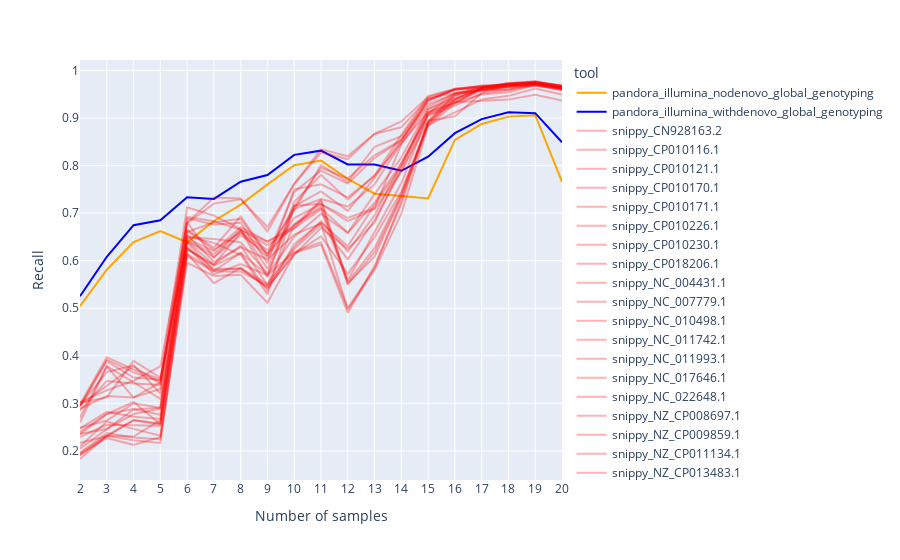

Here is the notebook cell this chart was saved with:
### Code cell
fig_recall = px.line(merged_data, x="NB_OF_SAMPLES", y="recall", color='tool', color_discrete_sequence=merged_data["colour"])
fig_recall.update_layout(
    xaxis = dict(
        tickmode = 'linear',
        tick0 = 2,
        dtick = 1
    ),
    yaxis_title="Recall",
    xaxis_title="Number of samples",
    
)
fig_recall

### Figure 1 — Plotly figure (JSON) as saved in the notebook; plotly's stock layout.template omitted (floating-point values rounded to 4 significant figures)
{"data": [{"hoverlabel": {"namelength": 0}, "hovertemplate": "tool=pandora_illumina_nodenovo_global_genotyping<br>NB_OF_SAMPLES=%{x}<br>recall=%{y}", "legendgroup": "pandora_illumina_nodenovo_global_genotyping", "line": {"color": "orange", "dash": "solid"}, "mode": "lines", "name": "pandora_illumina_nodenovo_global_genotyping", "showlegend": true, "type": "scatter", "x": [2, 3, 4, 5, 6, 7, 8, 9, 10, 11, 12, 13, 14, 15, 16, 17, 18, 19, 20], "xaxis": "x", "y": [0.5042, 0.5808, 0.639, 0.6622, 0.6387, 0.6834, 0.7179, 0.7605, 0.8006, 0.8105, 0.7719, 0.7407, 0.7358, 0.7308, 0.854, 0.8874, 0.9028, 0.9059, 0.7658], "yaxis": "y"}, {"hoverlabel": {"namelength": 0}, "hovertemplate": "tool=pandora_illumina_withdenovo_global_genotyping<br>NB_OF_SAMPLES=%{x}<br>recall=%{y}", "legendgroup": "pandora_illumina_withdenovo_global_genotyping", "line": {"color": "blue", "dash": "solid"}, "mode": "lines", "name": "pandora_illumina_withdenovo_global_genotyping", "showlegend": true, "type": "scatter", "x": [2, 3, 4, 5, 6, 7, 8, 9, 10, 11, 12, 13, 14, 15, 16, 17, 18, 19, 20], "xaxis": "x", "y": [0.5252, 0.6082, 0.6746, 0.6848, 0.7334, 0.7298, 0.7659, 0.7801, 0.8224, 0.8313, 0.8022, 0.8023, 0.789, 0.8185, 0.8681, 0.8976, 0.9121, 0.9101, 0.849], "yaxis": "y"}, {"hoverlabel": {"namelength": 0}, "hovertemplate": "tool=snippy_CN928163.2<br>NB_OF_SAMPLES=%{x}<br>recall=%{y}", "legendgroup": "snippy_CN928163.2", "line": {"color": "rgba(255,0,0,0.3)", "dash": "solid"}, "mode": "lines", "name": "snippy_CN928163.2", "showlegend": true, "type": "scatter", "x": [2, 3, 4, 5, 6, 7, 8, 9, 10, 11, 12, 13, 14, 15, 16, 17, 18, 19, 20], "xaxis": "x", "y": [0.2848, 0.347, 0.3417, 0.3388, 0.692, 0.683, 0.6648, 0.5649, 0.7235, 0.7805, 0.7283, 0.7793, 0.8477, 0.9366, 0.9597, 0.9637, 0.9734, 0.9749, 0.9642], "yaxis": "y"}, {"hoverlabel": {"namelength": 0}, "hovertemplate": "tool=snippy_CP010116.1<br>NB_OF_SAMPLES=%{x}<br>recall=%{y}", "legendgroup": "snippy_CP010116.1", "line": {"color": "rgba(255,0,0,0.3)", "dash": "solid"}, "mode": "lines", "name": "snippy_CP010116.1", "showlegend": true, "type": "scatter", "x": [2, 3, 4, 5, 6, 7, 8, 9, 10, 11, 12, 13, 14, 15, 16, 17, 18, 19, 20], "xaxis": "x", "y": [0.2171, 0.2308, 0.2644, 0.2555, 0.6494, 0.6456, 0.6386, 0.5732, 0.7086, 0.7293, 0.7137, 0.7603, 0.8475, 0.9122, 0.9329, 0.9359, 0.9386, 0.949, 0.9366], "yaxis": "y"}, {"hoverlabel": {"namelength": 0}, "hovertemplate": "tool=snippy_CP010121.1<br>NB_OF_SAMPLES=%{x}<br>recall=%{y}", "legendgroup": "snippy_CP010121.1", "line": {"color": "rgba(255,0,0,0.3)", "dash": "solid"}, "mode": "lines", "name": "snippy_CP010121.1", "showlegend": true, "type": "scatter", "x": [2, 3, 4, 5, 6, 7, 8, 9, 10, 11, 12, 13, 14, 15, 16, 17, 18, 19, 20], "xaxis": "x", "y": [0.236, 0.2458, 0.2869, 0.2906, 0.6514, 0.6375, 0.6123, 0.529, 0.716, 0.7193, 0.6896, 0.7109, 0.8439, 0.9238, 0.9521, 0.9575, 0.9712, 0.9739, 0.9642], "yaxis": "y"}, {"hoverlabel": {"namelength": 0}, "hovertemplate": "tool=snippy_CP010170.1<br>NB_OF_SAMPLES=%{x}<br>recall=%{y}", "legendgroup": "snippy_CP010170.1", "line": {"color": "rgba(255,0,0,0.3)", "dash": "solid"}, "mode": "lines", "name": "snippy_CP010170.1", "showlegend": true, "type": "scatter", "x": [2, 3, 4, 5, 6, 7, 8, 9, 10, 11, 12, 13, 14, 15, 16, 17, 18, 19, 20], "xaxis": "x", "y": [0.1945, 0.2316, 0.2301, 0.2645, 0.6272, 0.5827, 0.5832, 0.5444, 0.6124, 0.6691, 0.6247, 0.6799, 0.7973, 0.9184, 0.9415, 0.9629, 0.9694, 0.9735, 0.963], "yaxis": "y"}, {"hoverlabel": {"namelength": 0}, "hovertemplate": "tool=snippy_CP010171.1<br>NB_OF_SAMPLES=%{x}<br>recall=%{y}", "legendgroup": "snippy_CP010171.1", "line": {"color": "rgba(255,0,0,0.3)", "dash": "solid"}, "mode": "lines", "name": "snippy_CP010171.1", "showlegend": true, "type": "scatter", "x": [2, 3, 4, 5, 6, 7, 8, 9, 10, 11, 12, 13, 14, 15, 16, 17, 18, 19, 20], "xaxis": "x", "y": [0.2046, 0.2457, 0.2774, 0.289, 0.6247, 0.5896, 0.6158, 0.5368, 0.6348, 0.6803, 0.6304, 0.7171, 0.7985, 0.9089, 0.9326, 0.9495, 0.954, 0.9693, 0.9623], "yaxis": "y"}, {"hoverlabel": {"namelength": 0}, "hovertemplate": "tool=snippy_CP010226.1<br>NB_OF_SAMPLES=%{x}<br>recall=%{y}", "legendgroup": "snippy_CP010226.1", "line": {"color": "rgba(255,0,0,0.3)", "dash": "solid"}, "mode": "lines", "name": "snippy_CP010226.1", "showlegend": true, "type": "scatter", "x": [2, 3, 4, 5, 6, 7, 8, 9, 10, 11, 12, 13, 14, 15, 16, 17, 18, 19, 20], "xaxis": "x", "y": [0.1919, 0.2271, 0.2127, 0.2291, 0.5953, 0.5677, 0.5702, 0.5113, 0.6141, 0.6512, 0.572, 0.6494, 0.7456, 0.8854, 0.9119, 0.939, 0.9465, 0.962, 0.9495], "yaxis": "y"}, {"hoverlabel": {"namelength": 0}, "hovertemplate": "tool=snippy_CP010230.1<br>NB_OF_SAMPLES=%{x}<br>recall=%{y}", "legendgroup": "snippy_CP010230.1", "line": {"color": "rgba(255,0,0,0.3)", "dash": "solid"}, "mode": "lines", "name": "snippy_CP010230.1", "showlegend": true, "type": "scatter", "x": [2, 3, 4, 5, 6, 7, 8, 9, 10, 11, 12, 13, 14, 15, 16, 17, 18, 19, 20], "xaxis": "x", "y": [0.1829, 0.2317, 0.2646, 0.2578, 0.6401, 0.5916, 0.6312, 0.5483, 0.6752, 0.7102, 0.6585, 0.7399, 0.8168, 0.9194, 0.9462, 0.959, 0.9659, 0.9694, 0.9595], "yaxis": "y"}, {"hoverlabel": {"namelength": 0}, "hovertemplate": "tool=snippy_CP018206.1<br>NB_OF_SAMPLES=%{x}<br>recall=%{y}", "legendgroup": "snippy_CP018206.1", "line": {"color": "rgba(255,0,0,0.3)", "dash": "solid"}, "mode": "lines", "name": "snippy_CP018206.1", "showlegend": true, "type": "scatter", "x": [2, 3, 4, 5, 6, 7, 8, 9, 10, 11, 12, 13, 14, 15, 16, 17, 18, 19, 20], "xaxis": "x", "y": [0.2484, 0.2638, 0.3001, 0.2906, 0.689, 0.6759, 0.6794, 0.5947, 0.75, 0.7604, 0.7332, 0.7784, 0.8644, 0.9459, 0.9613, 0.967, 0.9715, 0.9736, 0.9638], "yaxis": "y"}, {"hoverlabel": {"namelength": 0}, "hovertemplate": "tool=snippy_NC_004431.1<br>NB_OF_SAMPLES=%{x}<br>recall=%{y}", "legendgroup": "snippy_NC_004431.1", "line": {"color": "rgba(255,0,0,0.3)", "dash": "solid"}, "mode": "lines", "name": "snippy_NC_004431.1", "showlegend": true, "type": "scatter", "x": [2, 3, 4, 5, 6, 7, 8, 9, 10, 11, 12, 13, 14, 15, 16, 17, 18, 19, 20], "xaxis": "x", "y": [0.2958, 0.3657, 0.3798, 0.3213, 0.6546, 0.5976, 0.6286, 0.6024, 0.655, 0.678, 0.4976, 0.5802, 0.6987, 0.8826, 0.9302, 0.9639, 0.9724, 0.9777, 0.9676], "yaxis": "y"}, {"hoverlabel": {"namelength": 0}, "hovertemplate": "tool=snippy_NC_007779.1<br>NB_OF_SAMPLES=%{x}<br>recall=%{y}", "legendgroup": "snippy_NC_007779.1", "line": {"color": "rgba(255,0,0,0.3)", "dash": "solid"}, "mode": "lines", "name": "snippy_NC_007779.1", "showlegend": true, "type": "scatter", "x": [2, 3, 4, 5, 6, 7, 8, 9, 10, 11, 12, 13, 14, 15, 16, 17, 18, 19, 20], "xaxis": "x", "y": [0.1959, 0.2374, 0.2284, 0.2244, 0.6141, 0.5792, 0.584, 0.5513, 0.6286, 0.683, 0.6195, 0.6954, 0.8043, 0.9118, 0.9389, 0.9615, 0.9688, 0.9728, 0.9622], "yaxis": "y"}, {"hoverlabel": {"namelength": 0}, "hovertemplate": "tool=snippy_NC_010498.1<br>NB_OF_SAMPLES=%{x}<br>recall=%{y}", "legendgroup": "snippy_NC_010498.1", "line": {"color": "rgba(255,0,0,0.3)", "dash": "solid"}, "mode": "lines", "name": "snippy_NC_010498.1", "showlegend": true, "type": "scatter", "x": [2, 3, 4, 5, 6, 7, 8, 9, 10, 11, 12, 13, 14, 15, 16, 17, 18, 19, 20], "xaxis": "x", "y": [0.27, 0.3778, 0.3122, 0.3438, 0.6602, 0.6806, 0.6879, 0.6097, 0.7445, 0.7894, 0.762, 0.8158, 0.8524, 0.9357, 0.9613, 0.9659, 0.9719, 0.9754, 0.9623], "yaxis": "y"}, {"hoverlabel": {"namelength": 0}, "hovertemplate": "tool=snippy_NC_011742.1<br>NB_OF_SAMPLES=%{x}<br>recall=%{y}", "legendgroup": "snippy_NC_011742.1", "line": {"color": "rgba(255,0,0,0.3)", "dash": "solid"}, "mode": "lines", "name": "snippy_NC_011742.1", "showlegend": true, "type": "scatter", "x": [2, 3, 4, 5, 6, 7, 8, 9, 10, 11, 12, 13, 14, 15, 16, 17, 18, 19, 20], "xaxis": "x", "y": [0.2962, 0.3368, 0.3779, 0.3414, 0.6802, 0.6066, 0.6533, 0.616, 0.6769, 0.714, 0.5587, 0.6602, 0.7627, 0.9092, 0.9522, 0.9653, 0.9707, 0.9757, 0.9673], "yaxis": "y"}, {"hoverlabel": {"namelength": 0}, "hovertemplate": "tool=snippy_NC_011993.1<br>NB_OF_SAMPLES=%{x}<br>recall=%{y}", "legendgroup": "snippy_NC_011993.1", "line": {"color": "rgba(255,0,0,0.3)", "dash": "solid"}, "mode": "lines", "name": "snippy_NC_011993.1", "showlegend": true, "type": "scatter", "x": [2, 3, 4, 5, 6, 7, 8, 9, 10, 11, 12, 13, 14, 15, 16, 17, 18, 19, 20], "xaxis": "x", "y": [0.2353, 0.2773, 0.3028, 0.2562, 0.6146, 0.5525, 0.5849, 0.5424, 0.6157, 0.6336, 0.4902, 0.5887, 0.7187, 0.8916, 0.9479, 0.9648, 0.9728, 0.9761, 0.9676], "yaxis": "y"}, {"hoverlabel": {"namelength": 0}, "hovertemplate": "tool=snippy_NC_017646.1<br>NB_OF_SAMPLES=%{x}<br>recall=%{y}", "legendgroup": "snippy_NC_017646.1", "line": {"color": "rgba(255,0,0,0.3)", "dash": "solid"}, "mode": "lines", "name": "snippy_NC_017646.1", "showlegend": true, "type": "scatter", "x": [2, 3, 4, 5, 6, 7, 8, 9, 10, 11, 12, 13, 14, 15, 16, 17, 18, 19, 20], "xaxis": "x", "y": [0.301, 0.3123, 0.3893, 0.354, 0.7121, 0.6946, 0.6665, 0.5828, 0.7135, 0.7954, 0.7728, 0.8215, 0.854, 0.9405, 0.9595, 0.965, 0.9695, 0.9731, 0.964], "yaxis": "y"}, {"hoverlabel": {"namelength": 0}, "hovertemplate": "tool=snippy_NC_022648.1<br>NB_OF_SAMPLES=%{x}<br>recall=%{y}", "legendgroup": "snippy_NC_022648.1", "line": {"color": "rgba(255,0,0,0.3)", "dash": "solid"}, "mode": "lines", "name": "snippy_NC_022648.1", "showlegend": true, "type": "scatter", "x": [2, 3, 4, 5, 6, 7, 8, 9, 10, 11, 12, 13, 14, 15, 16, 17, 18, 19, 20], "xaxis": "x", "y": [0.2946, 0.3887, 0.354, 0.349, 0.6412, 0.6071, 0.6643, 0.6324, 0.668, 0.7253, 0.5499, 0.6176, 0.7362, 0.8879, 0.9398, 0.961, 0.9659, 0.9752, 0.9676], "yaxis": "y"}, {"hoverlabel": {"namelength": 0}, "hovertemplate": "tool=snippy_NZ_CP008697.1<br>NB_OF_SAMPLES=%{x}<br>recall=%{y}", "legendgroup": "snippy_NZ_CP008697.1", "line": {"color": "rgba(255,0,0,0.3)", "dash": "solid"}, "mode": "lines", "name": "snippy_NZ_CP008697.1", "showlegend": true, "type": "scatter", "x": [2, 3, 4, 5, 6, 7, 8, 9, 10, 11, 12, 13, 14, 15, 16, 17, 18, 19, 20], "xaxis": "x", "y": [0.2886, 0.3151, 0.3121, 0.3301, 0.6788, 0.7199, 0.7292, 0.6707, 0.7615, 0.8341, 0.8198, 0.8668, 0.8928, 0.9445, 0.9598, 0.9679, 0.9697, 0.9731, 0.9645], "yaxis": "y"}, {"hoverlabel": {"namelength": 0}, "hovertemplate": "tool=snippy_NZ_CP009859.1<br>NB_OF_SAMPLES=%{x}<br>recall=%{y}", "legendgroup": "snippy_NZ_CP009859.1", "line": {"color": "rgba(255,0,0,0.3)", "dash": "solid"}, "mode": "lines", "name": "snippy_NZ_CP009859.1", "showlegend": true, "type": "scatter", "x": [2, 3, 4, 5, 6, 7, 8, 9, 10, 11, 12, 13, 14, 15, 16, 17, 18, 19, 20], "xaxis": "x", "y": [0.3025, 0.3271, 0.3475, 0.3778, 0.6799, 0.7327, 0.7307, 0.6613, 0.761, 0.8274, 0.8135, 0.8666, 0.8805, 0.9412, 0.9523, 0.96, 0.9596, 0.9713, 0.9624], "yaxis": "y"}, {"hoverlabel": {"namelength": 0}, "hovertemplate": "tool=snippy_NZ_CP011134.1<br>NB_OF_SAMPLES=%{x}<br>recall=%{y}", "legendgroup": "snippy_NZ_CP011134.1", "line": {"color": "rgba(255,0,0,0.3)", "dash": "solid"}, "mode": "lines", "name": "snippy_NZ_CP011134.1", "showlegend": true, "type": "scatter", "x": [2, 3, 4, 5, 6, 7, 8, 9, 10, 11, 12, 13, 14, 15, 16, 17, 18, 19, 20], "xaxis": "x", "y": [0.2474, 0.2821, 0.272, 0.2671, 0.6627, 0.6229, 0.6596, 0.622, 0.706, 0.8009, 0.7654, 0.8395, 0.8615, 0.9385, 0.9593, 0.9682, 0.9679, 0.9709, 0.9619], "yaxis": "y"}, {"hoverlabel": {"namelength": 0}, "hovertemplate": "tool=snippy_NZ_CP013483.1<br>NB_OF_SAMPLES=%{x}<br>recall=%{y}", "legendgroup": "snippy_NZ_CP013483.1", "line": {"color": "rgba(255,0,0,0.3)", "dash": "solid"}, "mode": "lines", "name": "snippy_NZ_CP013483.1", "showlegend": true, "type": "scatter", "x": [2, 3, 4, 5, 6, 7, 8, 9, 10, 11, 12, 13, 14, 15, 16, 17, 18, 19, 20], "xaxis": "x", "y": [0.2097, 0.2616, 0.2462, 0.232, 0.638, 0.5783, 0.6162, 0.5705, 0.6505, 0.6984, 0.6583, 0.7221, 0.8052, 0.9068, 0.931, 0.9626, 0.967, 0.9692, 0.9621], "yaxis": "y"}, {"hoverlabel": {"namelength": 0}, "hovertemplate": "tool=snippy_NZ_CP015228.1<br>NB_OF_SAMPLES=%{x}<br>recall=%{y}", "legendgroup": "snippy_NZ_CP015228.1", "line": {"color": "rgba(255,0,0,0.3)", "dash": "solid"}, "mode": "lines", "name": "snippy_NZ_CP015228.1", "showlegend": true, "type": "scatter", "x": [2, 3, 4, 5, 6, 7, 8, 9, 10, 11, 12, 13, 14, 15, 16, 17, 18, 19, 20], "xaxis": "x", "y": [0.2399, 0.2777, 0.288, 0.2759, 0.6648, 0.6271, 0.6929, 0.6127, 0.7143, 0.7457, 0.7046, 0.7741, 0.8543, 0.9292, 0.9504, 0.9588, 0.9655, 0.9682, 0.959], "yaxis": "y"}, {"hoverlabel": {"namelength": 0}, "hovertemplate": "tool=snippy_NZ_CP016007.1<br>NB_OF_SAMPLES=%{x}<br>recall=%{y}", "legendgroup": "snippy_NZ_CP016007.1", "line": {"color": "rgba(255,0,0,0.3)", "dash": "solid"}, "mode": "lines", "name": "snippy_NZ_CP016007.1", "showlegend": true, "type": "scatter", "x": [2, 3, 4, 5, 6, 7, 8, 9, 10, 11, 12, 13, 14, 15, 16, 17, 18, 19, 20], "xaxis": "x", "y": [0.2598, 0.378, 0.3443, 0.3093, 0.6296, 0.5713, 0.593, 0.5693, 0.6184, 0.6384, 0.4999, 0.5842, 0.7253, 0.894, 0.9493, 0.963, 0.9712, 0.9757, 0.9667], "yaxis": "y"}, {"hoverlabel": {"namelength": 0}, "hovertemplate": "tool=snippy_NZ_CP018109.1<br>NB_OF_SAMPLES=%{x}<br>recall=%{y}", "legendgroup": "snippy_NZ_CP018109.1", "line": {"color": "rgba(255,0,0,0.3)", "dash": "solid"}, "mode": "lines", "name": "snippy_NZ_CP018109.1", "showlegend": true, "type": "scatter", "x": [2, 3, 4, 5, 6, 7, 8, 9, 10, 11, 12, 13, 14, 15, 16, 17, 18, 19, 20], "xaxis": "x", "y": [0.2295, 0.2548, 0.2538, 0.253, 0.6235, 0.5914, 0.6595, 0.6071, 0.6896, 0.7188, 0.6832, 0.7083, 0.7872, 0.8941, 0.9033, 0.9527, 0.9689, 0.9726, 0.9631], "yaxis": "y"}, {"hoverlabel": {"namelength": 0}, "hovertemplate": "tool=snippy_NZ_LN995446.1<br>NB_OF_SAMPLES=%{x}<br>recall=%{y}", "legendgroup": "snippy_NZ_LN995446.1", "line": {"color": "rgba(255,0,0,0.3)", "dash": "solid"}, "mode": "lines", "name": "snippy_NZ_LN995446.1", "showlegend": true, "type": "scatter", "x": [2, 3, 4, 5, 6, 7, 8, 9, 10, 11, 12, 13, 14, 15, 16, 17, 18, 19, 20], "xaxis": "x", "y": [0.1905, 0.2316, 0.2225, 0.2167, 0.6095, 0.577, 0.5769, 0.5476, 0.6242, 0.6758, 0.6027, 0.6856, 0.7892, 0.9044, 0.9259, 0.9513, 0.9589, 0.9695, 0.9587], "yaxis": "y"}, {"hoverlabel": {"namelength": 0}, "hovertemplate": "tool=snippy_NZ_LT632320.1<br>NB_OF_SAMPLES=%{x}<br>recall=%{y}", "legendgroup": "snippy_NZ_LT632320.1", "line": {"color": "rgba(255,0,0,0.3)", "dash": "solid"}, "mode": "lines", "name": "snippy_NZ_LT632320.1", "showlegend": true, "type": "scatter", "x": [2, 3, 4, 5, 6, 7, 8, 9, 10, 11, 12, 13, 14, 15, 16, 17, 18, 19, 20], "xaxis": "x", "y": [0.2938, 0.3918, 0.3652, 0.3464, 0.6422, 0.6137, 0.6648, 0.6394, 0.6683, 0.7077, 0.5519, 0.6083, 0.7348, 0.8874, 0.9356, 0.9567, 0.9618, 0.9713, 0.9647], "yaxis": "y"}, {"hoverlabel": {"namelength": 0}, "hovertemplate": "tool=snippy_NZ_NG941718.1<br>NB_OF_SAMPLES=%{x}<br>recall=%{y}", "legendgroup": "snippy_NZ_NG941718.1", "line": {"color": "rgba(255,0,0,0.3)", "dash": "solid"}, "mode": "lines", "name": "snippy_NZ_NG941718.1", "showlegend": true, "type": "scatter", "x": [2, 3, 4, 5, 6, 7, 8, 9, 10, 11, 12, 13, 14, 15, 16, 17, 18, 19, 20], "xaxis": "x", "y": [0.298, 0.397, 0.3711, 0.3509, 0.6468, 0.6201, 0.6702, 0.6405, 0.6728, 0.7279, 0.555, 0.6268, 0.7414, 0.8913, 0.9395, 0.9611, 0.9661, 0.9753, 0.9676], "yaxis": "y"}], "layout": {"legend": {"title": {"text": "tool"}, "tracegroupgap": 0}, "margin": {"t": 60}, "xaxis": {"anchor": "y", "domain": [0, 1], "dtick": 1, "tick0": 2, "tickmode": "linear", "title": {"text": "Number of samples"}}, "yaxis": {"anchor": "x", "domain": [0, 1], "title": {"text": "Recall"}}}}
